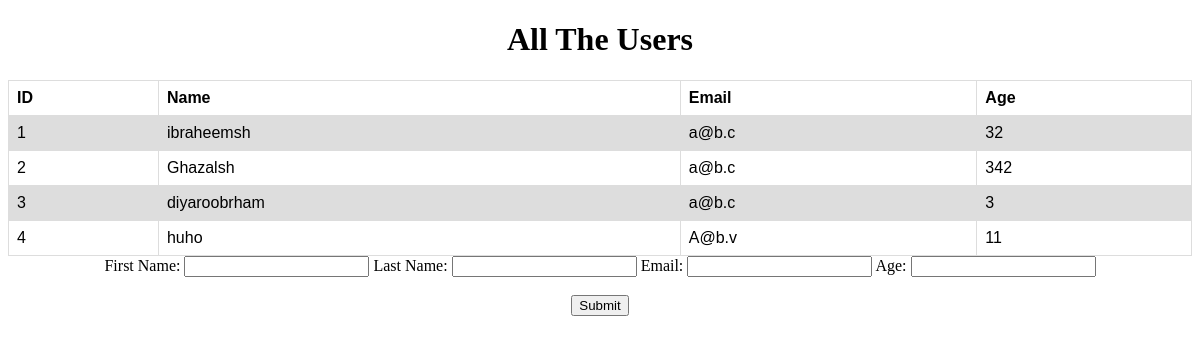
Before: / with the older database file.
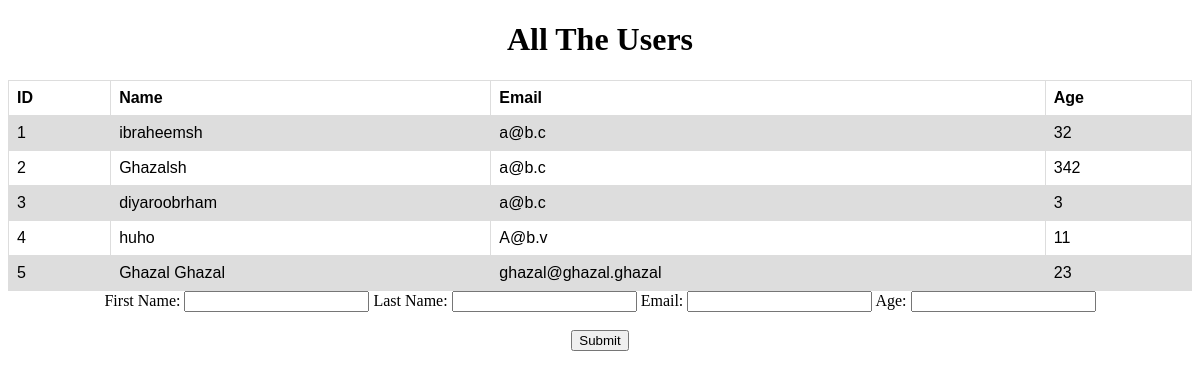
After: the same page with the newer database file.
### my_app/models.py (models this page shows, shortened)
class users(models.Model):
    first_name = models.CharField(max_length=255)
    last_name = models.CharField(max_length=255)
    email_address = models.CharField(max_length=255)
    age = models.IntegerField()
    created_at = models.DateTimeField(auto_now_add=True)
    updated_at = models.DateTimeField(auto_now=True)

### my_app/views.py (the view)
# urls.py: path('', views.index),
def index(request):
    context = {
    	"users": users.objects.all()
    }
    return render(request, "index.html", context)

### my_app/templates/index.html (shortened to what this page needs)
<!DOCTYPE html>
<html lang="en">
<head>
</head>
<body>
    <center>
        <header>
            <h1>All The Users</h1>
        </header>
        <table>
            <tr>
                <th>ID</th>
                <th>Name</th>
                <th>Email</th>
                <th>Age</th>
            </tr>
            {% for i in users %}
            <tr>
                <td>{{i.id}}</td>
                <td>{{i.first_name}}{{i.last_name}}</td>
                <td>{{i.email_address}}</td>
                <td>{{i.age}}</td>
            </tr>
            {%endfor%}
        </table>
        <form action='/add' method="POST">
            <label for="fname">First Name: </label>
            <input type="text" name="fname">
            <label for="lname">Last Name: </label>
            <input type="text" name="lname">
            <label for="email">Email: </label>
            <input type="text" name="email">
            <label for="age">Age: </label>
            <input type="number" name="age"><br><br>
            <button type="submit">Submit</button>
        </form>
    </center>
</body>
</html>

### my_app/templates/index.html (style rules this page uses)
table { font-family: arial, sans-serif; border-collapse: collapse; width: 100%; }
td, th { border: 1px solid #dddddd; text-align: left; padding: 8px; }
tr:nth-child(even) { background-color: #dddddd; }

Changed rows visible on the page:
added users: id "5", first_name "Ghazal", last_name "Ghazal", email_address "ghazal@ghazal.ghazal", age "23"
